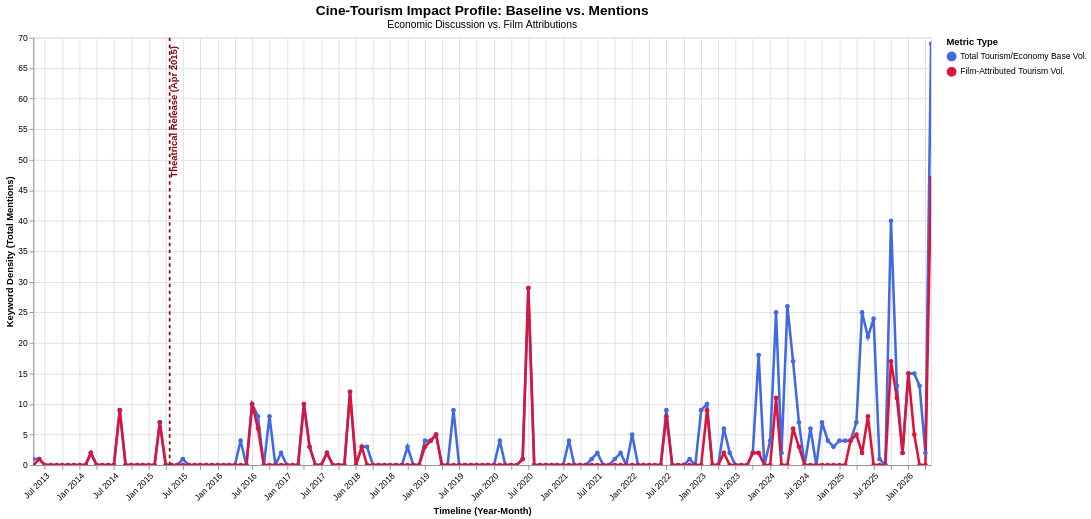

Express this chart as Vega-Lite.
### Vega-Lite specification from a JSON file in a GitHub repository (floating-point values rounded to 4 significant figures; data arrays with more than 128 entries replaced by an {"elided": "..."} marker saying what was removed)
{"config": {"view": {"continuousWidth": 300, "continuousHeight": 300}}, "layer": [{"data": {"name": "data-a5ad9ffef893adf3a9fb8d486bfe3d56"}, "mark": {"type": "line", "point": true, "strokeWidth": 3}, "encoding": {"color": {"field": "Metric", "legend": {"orient": "right", "title": "Metric Type"}, "scale": {"domain": ["Total Tourism/Economy Base Vol.", "Film-Attributed Tourism Vol."], "range": ["#4169E1", "#DC143C"]}, "type": "nominal"}, "tooltip": [{"field": "Date", "format": "%B %Y", "title": "Month", "type": "temporal"}, {"field": "Metric", "title": "Category", "type": "nominal"}, {"field": "Score", "title": "Impact Mentions", "type": "quantitative"}], "x": {"axis": {"format": "%b %Y", "labelAngle": -45}, "field": "Date", "title": "Timeline (Year-Month)", "type": "temporal"}, "y": {"field": "Score", "title": "Keyword Density (Total Mentions)", "type": "quantitative"}}, "name": "view_5cbba45e9012811c_0"}, {"data": {"name": "data-8885bbcc83f007aaea30233e880135bc"}, "mark": {"type": "rule", "size": 2, "strokeDash": [4, 4]}, "encoding": {"color": {"field": "Color", "scale": null, "type": "nominal"}, "x": {"field": "Date", "type": "temporal"}}}, {"data": {"name": "data-8885bbcc83f007aaea30233e880135bc"}, "mark": {"type": "text", "align": "right", "angle": 270, "baseline": "top", "dx": 5, "fontSize": 11, "fontWeight": "bold"}, "encoding": {"color": {"field": "Color", "scale": null, "type": "nominal"}, "text": {"field": "Event", "type": "nominal"}, "x": {"field": "Date", "type": "temporal"}, "y": {"value": 15}}}], "height": 500, "params": [{"name": "param_1e9efca18e7a2868", "select": {"type": "interval", "encodings": ["x", "y"]}, "bind": "scales", "views": ["view_5cbba45e9012811c_0"]}], "title": {"text": "Cine-Tourism Impact Profile: Baseline vs. Mentions", "fontSize": 16, "subtitle": "Economic Discussion vs. Film Attributions", "subtitleFontSize": 12}, "width": 1050, "$schema": "https://vega.github.io/schema/vega-lite/v6.4.1.json", "datasets": {"data-a5ad9ffef893adf3a9fb8d486bfe3d56": {"elided": "314 records"}, "data-8885bbcc83f007aaea30233e880135bc": [{"Date": "2015-04-22T00:00:00", "Event": "Theatrical Release (Apr 2015)", "Color": "#8B0000"}]}}
